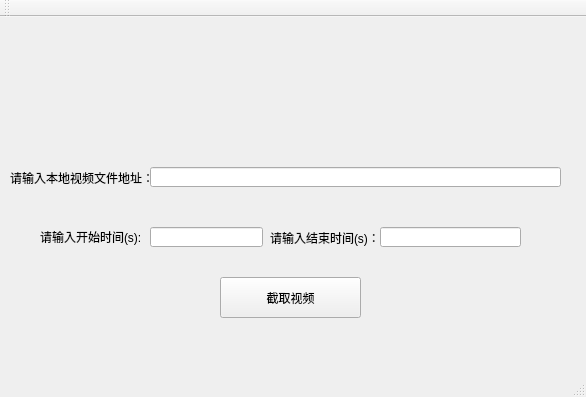
<?xml version="1.0" encoding="UTF-8"?>
<ui version="4.0">
 <class>MainWindow</class>
 <widget class="QMainWindow" name="MainWindow">
  <property name="geometry">
   <rect>
    <x>0</x>
    <y>0</y>
    <width>586</width>
    <height>397</height>
   </rect>
  </property>
  <property name="windowTitle">
   <string>MainWindow</string>
  </property>
  <widget class="QWidget" name="centralWidget">
   <widget class="QLabel" name="label">
    <property name="geometry">
     <rect>
      <x>3</x>
      <y>150</y>
      <width>151</width>
      <height>21</height>
     </rect>
    </property>
    <property name="text">
     <string>请输入本地视频文件地址：</string>
    </property>
    <property name="alignment">
     <set>Qt::AlignRight|Qt::AlignTrailing|Qt::AlignVCenter</set>
    </property>
   </widget>
   <widget class="QLineEdit" name="lineEdit">
    <property name="geometry">
     <rect>
      <x>150</x>
      <y>150</y>
      <width>411</width>
      <height>20</height>
     </rect>
    </property>
   </widget>
   <widget class="QPushButton" name="pushButton">
    <property name="geometry">
     <rect>
      <x>220</x>
      <y>260</y>
      <width>141</width>
      <height>41</height>
     </rect>
    </property>
    <property name="text">
     <string>截取视频</string>
    </property>
   </widget>
   <widget class="QLineEdit" name="lineEdit_2">
    <property name="geometry">
     <rect>
      <x>150</x>
      <y>210</y>
      <width>113</width>
      <height>20</height>
     </rect>
    </property>
   </widget>
   <widget class="QLineEdit" name="lineEdit_3">
    <property name="geometry">
     <rect>
      <x>380</x>
      <y>210</y>
      <width>141</width>
      <height>20</height>
     </rect>
    </property>
   </widget>
   <widget class="QLabel" name="label_2">
    <property name="geometry">
     <rect>
      <x>40</x>
      <y>210</y>
      <width>111</width>
      <height>20</height>
     </rect>
    </property>
    <property name="text">
     <string>请输入开始时间(s):</string>
    </property>
   </widget>
   <widget class="QLabel" name="label_3">
    <property name="geometry">
     <rect>
      <x>270</x>
      <y>210</y>
      <width>121</width>
      <height>21</height>
     </rect>
    </property>
    <property name="text">
     <string>请输入结束时间(s)：</string>
    </property>
   </widget>
  </widget>
  <widget class="QMenuBar" name="menuBar">
   <property name="geometry">
    <rect>
     <x>0</x>
     <y>0</y>
     <width>586</width>
     <height>23</height>
    </rect>
   </property>
  </widget>
  <widget class="QToolBar" name="mainToolBar">
   <attribute name="toolBarArea">
    <enum>TopToolBarArea</enum>
   </attribute>
   <attribute name="toolBarBreak">
    <bool>false</bool>
   </attribute>
  </widget>
  <widget class="QStatusBar" name="statusBar"/>
 </widget>
 <layoutdefault spacing="6" margin="11"/>
 <resources/>
 <connections/>
</ui>
